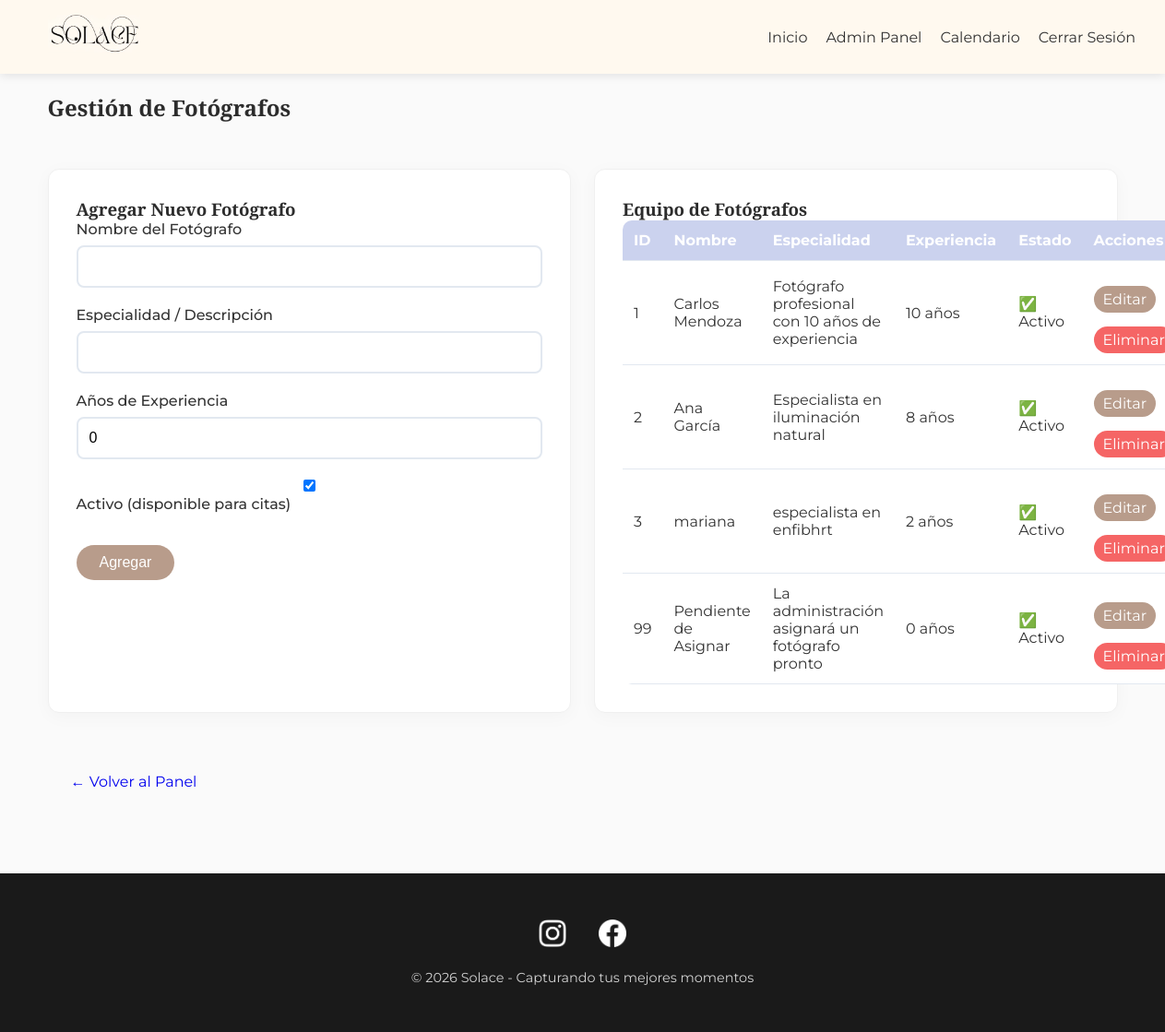
/gestionar_fotografos.php (signed in), run on the app's committed database.
### tables this page shows
CREATE TABLE `fotografos` (
  `id` int(11) NOT NULL,
  `nombre` varchar(100) NOT NULL,
  `especialidad` varchar(100) DEFAULT NULL,
  `experiencia_anos` int(11) DEFAULT NULL,
  `activo` tinyint(1) DEFAULT 1
);

### gestionar_fotografos.php (the view, shortened to what this page needs)
<?php
require_once 'database.php';
$stmt = $pdo->query("SELECT * FROM fotografos ORDER BY id");
$fotografos = $stmt->fetchAll();
$editando = null;
include 'header.php';
?>
<h2>Gestión de Fotógrafos</h2>
<div class="card-grid">
    <div class="card">
        <h3><?php echo $editando ? 'Editar Fotógrafo' : 'Agregar Nuevo Fotógrafo'; ?></h3>
        <form method="POST">
            <div class="form-group">
                <label>Nombre del Fotógrafo</label>
                <input type="text" name="nombre" value="<?php echo $editando ? htmlspecialchars($editando['nombre']) : ''; ?>" required>
            </div>
            <div class="form-group">
                <label>Especialidad / Descripción</label>
                <input type="text" name="especialidad" value="<?php echo $editando ? htmlspecialchars($editando['especialidad']) : ''; ?>" required>
            </div>
            <div class="form-group">
                <label>Años de Experiencia</label>
                <input type="number" name="experiencia" value="<?php echo $editando ? $editando['experiencia_anos'] : '0'; ?>" required>
            </div>
            <div class="form-group">
                <label>
                    <input type="checkbox" name="activo" <?php echo ($editando && $editando['activo']) || !$editando ? 'checked' : ''; ?>>
                    Activo (disponible para citas)
                </label>
            </div>
            <button type="submit" class="btn btn-primary"><?php echo $editando ? 'Actualizar' : 'Agregar'; ?></button>
        </form>
    </div>
    <div class="card">
        <h3>Equipo de Fotógrafos</h3>
        <table class="table">
            <thead>
                <tr><th>ID</th><th>Nombre</th><th>Especialidad</th><th>Experiencia</th><th>Estado</th><th>Acciones</th></tr>
            </thead>
            <tbody>
                <?php foreach($fotografos as $f): ?>
                <tr>
                    <td><?php echo $f['id']; ?></td>
                    <td><?php echo htmlspecialchars($f['nombre']); ?></td>
                    <td><?php echo htmlspecialchars($f['especialidad']); ?></td>
                    <td><?php echo $f['experiencia_anos']; ?> años</td>
                    <td><?php echo $f['activo'] ? '✅ Activo' : '❌ Inactivo'; ?></td>
                    <td>
                        <a href="?editar=<?php echo $f['id']; ?>" class="btn btn-primary" style="padding: 5px 10px;">Editar</a>
                        <a href="?eliminar=<?php echo $f['id']; ?>" class="btn btn-danger" style="padding: 5px 10px;" onclick="return confirm('¿Eliminar este fotógrafo? Se perderán sus citas asociadas')">Eliminar</a>
                    </td>
                </tr>
                <?php endforeach; ?>
            </tbody>
        </table>
    </div>
</div>
<div style="margin-top: 20px;">
    <a href="admin.php" class="btn">← Volver al Panel</a>
</div>
<?php include 'footer.php'; ?>

### style.css (style rules this page uses)
html { scroll-behavior: smooth; }
* { margin: 0; padding: 0; box-sizing: border-box; }
body { font-family: 'Montserrat', 'Segoe UI', Tahoma, sans-serif; background-color: #fafafa; color: #333333; min-height: 100vh; display: flex; flex-direction: column; }
h1, h2, h3, .logo { font-family: 'Playfair Display', serif; font-weight: 600; color: #2c2c2c; }
h2 { color: #2c2c2c !important; margin-bottom: 15px; }
.card { background: white; border-radius: 12px; padding: 30px; margin: 20px 0; border: 1px solid #f0f0f0; box-shadow: 0 4px 20px rgba(0,0,0,0.03); transition: all 0.3s ease; }
.card-grid { display: grid; grid-template-columns: repeat(auto-fit, minmax(300px, 1fr)); gap: 25px; margin-top: 30px; }
.btn { display: inline-block; padding: 10px 25px; border-radius: 25px; text-decoration: none; margin-top: 15px; transition: all 0.3s; border: none; cursor: pointer; font-size: 1rem; }
.btn-primary { background: #b89c8b; color: white; }
.btn-danger { background: #f56565; color: white; }
.form-group { margin-bottom: 20px; }
.form-group label { display: block; margin-bottom: 8px; font-weight: 500; color: #333; }
.form-group input, .form-group select { width: 100%; padding: 12px; border: 2px solid #e2e8f0; border-radius: 8px; font-size: 1rem; transition: border-color 0.3s; }
.table { width: 100%; background: white; border-radius: 10px; overflow: hidden; border-collapse: collapse; }
.table th, .table td { padding: 12px; text-align: left; border-bottom: 1px solid #e2e8f0; }
.table th { background: #cbd2ee; color: white; }

### data on the page
fotografos: id "1", nombre "Carlos Mendoza", especialidad "Fotógrafo profesional con 10 años de experiencia", experiencia_anos "10", activo "✅ Activo"
fotografos: id "2", nombre "Ana García", especialidad "Especialista en iluminación natural", experiencia_anos "8", activo "✅ Activo"
fotografos: id "3", nombre "mariana", especialidad "especialista en enfibhrt", experiencia_anos "2", activo "✅ Activo"
fotografos: id "99", nombre "Pendiente de Asignar", especialidad "La administración asignará un fotógrafo pronto", experiencia_anos "0", activo "✅ Activo"
